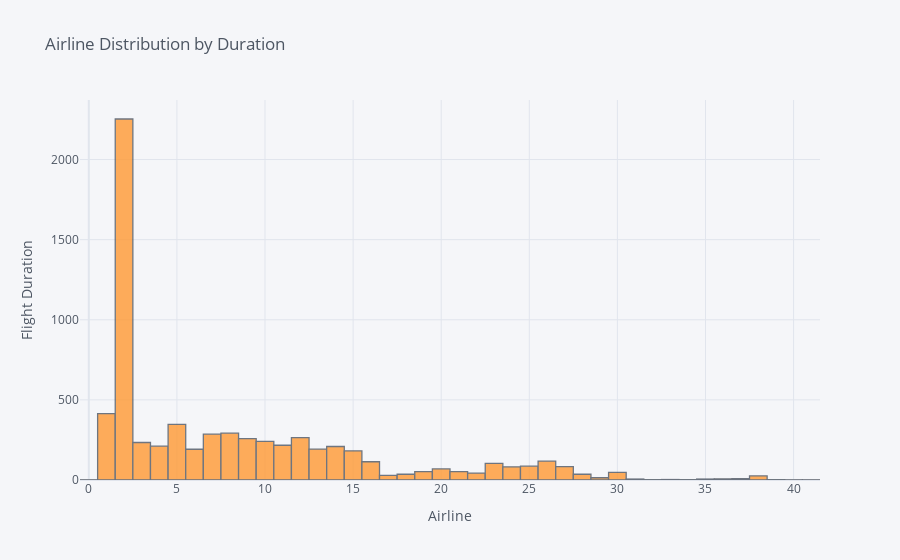

Notebook source saved alongside this figure:
### Code cell
train_data['Duration_hours'].iplot(kind='hist', xTitle='Airline', yTitle='Flight Duration', title='Airline Distribution by Duration')

### Figure 1 — Plotly figure (JSON) as saved in the notebook; plotly's stock layout.template omitted (floating-point values rounded to 4 significant figures; data arrays with more than 128 entries replaced by an {"elided": "..."} marker saying what was removed)
{"data": [{"histfunc": "count", "histnorm": "", "marker": {"color": "rgba(255, 153, 51, 1.0)", "line": {"color": "#4D5663", "width": 1.3}}, "name": "Duration_hours", "opacity": 0.8, "orientation": "v", "type": "histogram", "x": {"elided": "6827 int values"}}], "layout": {"barmode": "overlay", "legend": {"bgcolor": "#F5F6F9", "font": {"color": "#4D5663"}}, "paper_bgcolor": "#F5F6F9", "plot_bgcolor": "#F5F6F9", "title": {"font": {"color": "#4D5663"}, "text": "Airline Distribution by Duration"}, "xaxis": {"gridcolor": "#E1E5ED", "showgrid": true, "tickfont": {"color": "#4D5663"}, "title": {"font": {"color": "#4D5663"}, "text": "Airline"}, "zerolinecolor": "#E1E5ED"}, "yaxis": {"gridcolor": "#E1E5ED", "showgrid": true, "tickfont": {"color": "#4D5663"}, "title": {"font": {"color": "#4D5663"}, "text": "Flight Duration"}, "zerolinecolor": "#E1E5ED"}}}
